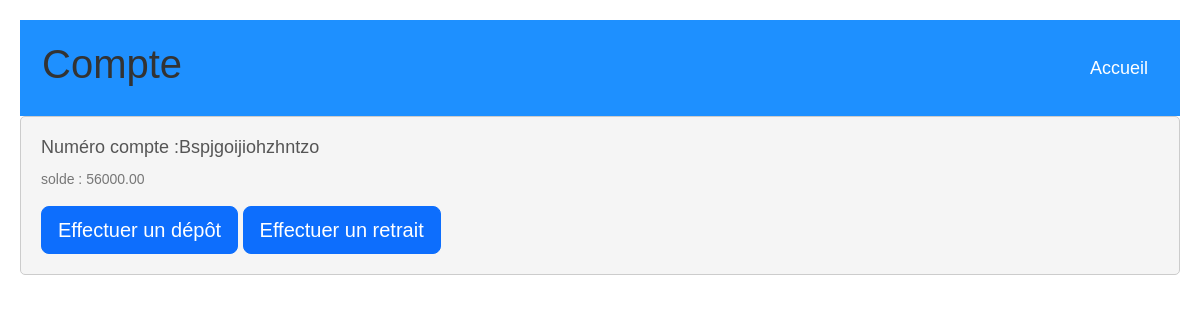
Before: /comptes/2/solde/ (signed in) with the older database file.
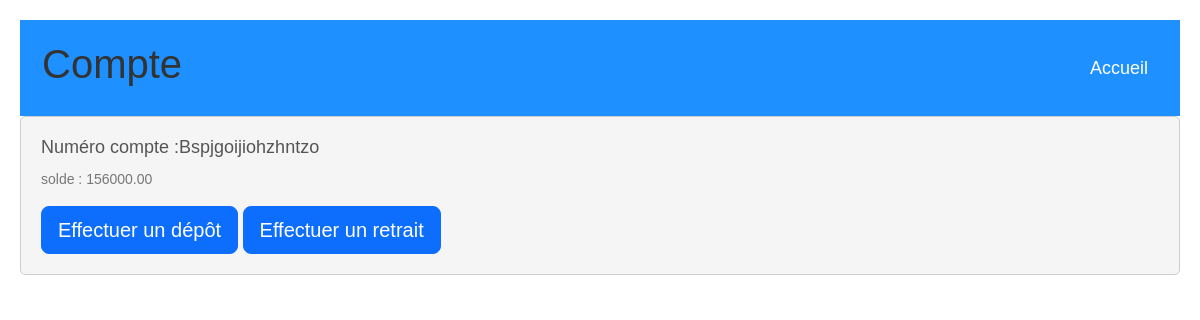
After: the same page with the newer database file.
### comptes/models.py (models this page shows, shortened)
class CompteBancaire(models.Model):
    user = models.ForeignKey(settings.AUTH_USER_MODEL, on_delete=models.SET_NULL, null=True)
    numero_compte = models.CharField(max_length=50, unique=True)
    solde = models.DecimalField(max_digits=10, decimal_places=2)

### comptes/views.py (the view)
# urls.py: path('comptes/<int:compte_id>/solde/', comptes.views.afficher_solde, name='afficher_solde'),
@login_required
def afficher_solde(request, compte_id):
    compte = CompteBancaire.objects.get(pk=compte_id)
    return render(request, 'comptes/afficher_solde.html', {'compte': compte})

### comptes/templates/comptes/afficher_solde.html (shortened to what this page needs)
{% load static %}
<!DOCTYPE html>
<html>
<head>
    <link href="https://cdn.jsdelivr.net/npm/bootstrap-icons@1.4.1/font/bootstrap-icons.css" rel="stylesheet" />
    <link rel="stylesheet" href="{% static 'comptes/index.css' %}" />
    <link href="{% static 'comptes/styles.css' %}" rel="stylesheet" />
</head>
<body>
    <header>
        <div class="container">
          <h1>Compte</h1>
          <nav>
            <ul>
            <li><a href="{% url 'compte_list'  %}" id = "Accueil">Accueil</a></li>
            </ul>
          </nav>
        </div>
      </header>
    <div class="article-details">
        <h2> Numéro compte :{{ compte.numero_compte  }}</h2>
        <p> solde : {{ compte.solde }}</p>
        <a class="btn btn-primary btn-lg" href="{% url 'depot' compte.id %}">Effectuer un dépôt</a>
        <a class="btn btn-primary btn-lg" href="{% url 'retrait' compte.id%}">Effectuer un retrait</a>
    </div>
</body>
</html>

Changed rows visible on the page:
changed CompteBancaire "Bspjgoijiohzhntzo": solde "56000.00" → "156000.00"
